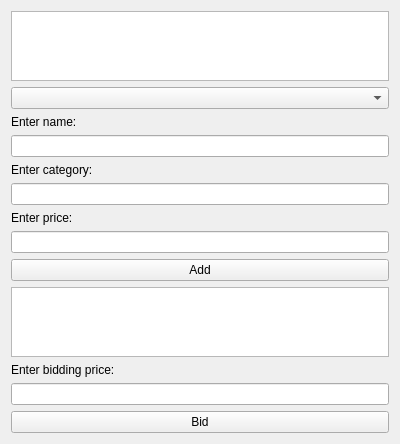
<?xml version="1.0" encoding="UTF-8"?>
<ui version="4.0">
 <class>GUI</class>
 <widget class="QWidget" name="GUI">
  <property name="geometry">
   <rect>
    <x>0</x>
    <y>0</y>
    <width>400</width>
    <height>415</height>
   </rect>
  </property>
  <property name="windowTitle">
   <string>GUI</string>
  </property>
  <layout class="QVBoxLayout" name="verticalLayout">
   <item>
    <widget class="QListWidget" name="itemsListWidget"/>
   </item>
   <item>
    <widget class="QComboBox" name="comboBox"/>
   </item>
   <item>
    <widget class="QLabel" name="label">
     <property name="text">
      <string>Enter name:</string>
     </property>
    </widget>
   </item>
   <item>
    <widget class="QLineEdit" name="nameLineEdit"/>
   </item>
   <item>
    <widget class="QLabel" name="label_2">
     <property name="text">
      <string>Enter category:</string>
     </property>
    </widget>
   </item>
   <item>
    <widget class="QLineEdit" name="categoryLineEdit"/>
   </item>
   <item>
    <widget class="QLabel" name="label_3">
     <property name="text">
      <string>Enter price:</string>
     </property>
    </widget>
   </item>
   <item>
    <widget class="QLineEdit" name="priceLineEdit"/>
   </item>
   <item>
    <widget class="QPushButton" name="addButton">
     <property name="text">
      <string>Add</string>
     </property>
    </widget>
   </item>
   <item>
    <widget class="QListWidget" name="offersListWidget"/>
   </item>
   <item>
    <widget class="QLabel" name="label_4">
     <property name="text">
      <string>Enter bidding price:</string>
     </property>
    </widget>
   </item>
   <item>
    <widget class="QLineEdit" name="bidLineEdit"/>
   </item>
   <item>
    <widget class="QPushButton" name="bidButton">
     <property name="text">
      <string>Bid</string>
     </property>
    </widget>
   </item>
  </layout>
 </widget>
 <resources/>
 <connections/>
</ui>
